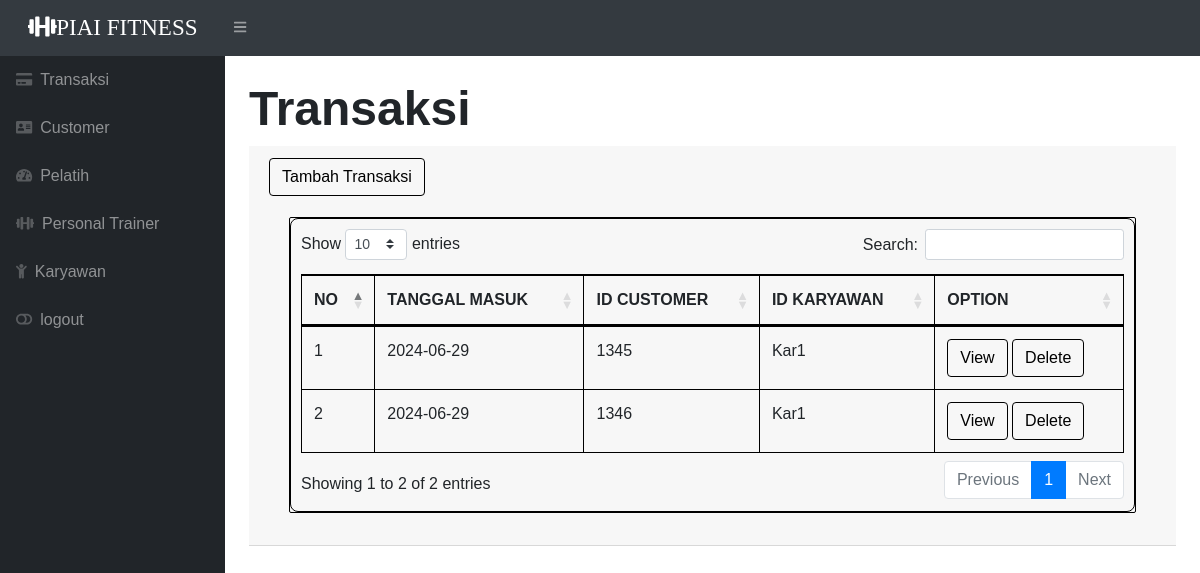
The page / on the database its author committed.
### tables this page shows
CREATE TABLE `transaksi` (
  `id_invoice` int(100) NOT NULL,
  `tanggal` date NOT NULL DEFAULT current_timestamp(),
  `idcustomer` int(100) NOT NULL,
  `idkaryawan` varchar(100) NOT NULL
);

CREATE TABLE `customer` (
  `idcustomer` int(100) NOT NULL,
  `pelanggan` varchar(15) NOT NULL,
  `nohp` varchar(15) NOT NULL,
  `alamat` varchar(15) NOT NULL,
  `idperiode` varchar(20) NOT NULL,
  `jumlah` int(10) NOT NULL,
  `idpelatih` varchar(15) NOT NULL,
  `total_harga` decimal(10,2) NOT NULL
);

### index.php (the view, shortened to what this page needs)
<?php
require 'function.php';
?>
<!DOCTYPE html>
<html lang="en">
    <head>
        <link href="css/styles.css" rel="stylesheet" />
        <link href="https://cdn.datatables.net/1.10.20/css/dataTables.bootstrap4.min.css" rel="stylesheet" />
    </head>
    <body class="sb-nav-fixed">
        <nav class="sb-topnav navbar navbar-expand navbar-dark bg-dark">
        <div class="navbar-brand"><i class="fa fa-dumbbell"></i>PIAI FITNESS</div>
            <button class="btn btn-link btn-sm order-1 order-lg-0" id="sidebarToggle" href="#"><i class="fas fa-bars"></i></button>
        </nav>
        <div id="layoutSidenav">
            <div id="layoutSidenav_nav">
                <nav class="sb-sidenav accordion sb-sidenav-dark" id="sidenavAccordion">
                    <div class="sb-sidenav-menu">
                        <div class="nav">
                            <a class="nav-link" href="index.php">
                                <div class="sb-nav-link-icon"><i class="fa fa-credit-card"></i></div>
                                Transaksi
                            </a>
                            <a class="nav-link" href="customer.php">
                                <div class="sb-nav-link-icon"><i class="fas fa-address-card"></i></div>
                                Customer
                            </a>
                            <a class="nav-link" href="pelatih.php">
                                <div class="sb-nav-link-icon"><i class="fas fa-tachometer-alt"></i></div>
                                Pelatih
                            </a>
                            <a class="nav-link" href="personaltrainer.php">
                                <div class="sb-nav-link-icon"><i class="fas fa-dumbbell"></i></div>
                                Personal Trainer
                            </a>
                            <a class="nav-link" href="karyawan.php">
                                <div class="sb-nav-link-icon"><i class="fas fa-child"></i></div>
                                Karyawan
                            </a>
                            <a class="nav-link" href="login.php">
                                <div class="sb-nav-link-icon"><i class="fas fa-toggle-off"></i></div>
                                logout
                            </a>
                        </div>
                </nav>
            </div>
            <div id="layoutSidenav_content">
                <main>
                    <div class="container-fluid">
                    <h1 class="mt-4 custom-heading">Transaksi</h1>
                            <div class="card-header">
                                <button type="button" class="btn btn-outline-primary" data-toggle="modal" data-target="#myModal"style="color: black; border-color: black;">
                                Tambah Transaksi
                                </button>
                                <div class="card-body">
                                    <div class="table-responsive">
                                        <div class="table-container">
                                         <div class="table-content">
                                        <table class="table table-bordered" id="dataTable" width="100%" cellspacing="0">
                                            <thead>
                                            <tr>
                                                <th>NO</th>
                                                <th>TANGGAL MASUK</th>
                                                <th>ID CUSTOMER</th>
                                                <th>ID KARYAWAN</th>
                                                <th>OPTION</th>
                                            </tr>
                                        </thead>
                                        <tbody>
                                            <?php
                                            $i = 1;
                                            $ambilsemuadatatransaksi = mysqli_query($conn, "SELECT * FROM transaksi INNER JOIN customer ON transaksi.idcustomer = customer.idcustomer");
                                            while ($data = mysqli_fetch_array($ambilsemuadatatransaksi)) {
                                                $idi = $data['id_invoice'];
                                                $tanggal = $data['tanggal'];
                                                $idcustomer = $data['idcustomer'];
                                                $idkaryawan = $data['idkaryawan'];
                                                ?>
                                                <tr>
                                                    <td><?php echo $i++; ?></td>
                                                    <td><?php echo $tanggal; ?></td>
                                                    <td><?php echo $idcustomer; ?></td>
                                                    <td><?php echo $idkaryawan; ?></td>
                                                    <td>
                                                    <button type="button" class="btn btn-outline-info" data-toggle="modal" data-target="#view<?php echo $idi; ?>" style="color: black; border-color: black;">
                                                        View
                                                    </button>
                                                    <button type="button" class="btn btn-outline-danger" data-toggle="modal" data-target="#delete<?php echo $idi; ?>" style="color: black; border-color: black;">
                                                        Delete
                                                    </button>
                                                    </td>
                                                </tr>
                                                    </div>
                                                </div>
                                            <?php
                                            }
                                            ?>
                                        </div>
                                    </div>
                                </div>
                            </div>
            </body>
        </html>

### index.php (style rules this page uses)
* { padding: 0; margin: 0; box-sizing: border-box; }
body { min-height:100vh; background: url("https://images.pexels.com/photos/669576/pexels-photo-669576.jpeg?auto=compress&cs=tinysrgb&w=1260&h=750&dpr=1") no-repeat center center/cover; font-family: sans-serif; background-size: cover; background-position: center; backdrop-filter: blur(5px) }
.table-container { overflow: hidden; position: relative; border-radius: 2px; margin-top: 1px; border: 1px solid black; }
.table-container::after { content: ""; position: absolute; top: 0; left: 0; width: 100%; height: 100%; border-radius: 10px; box-sizing: border-box; pointer-events: none; }
.table-content { border: 1px solid black; padding: 10px; border-radius: 8px; }
.custom-heading { font-family: georgia, sans-serif; font-size: 3rem; font-weight: bold; color: solid black; margin-top: 40px; }
.table-bordered, .table-bordered th, .table-bordered td { border-color: black !important; }
.navbar-brand { display: inline-block; text-align: center; text-decoration: none; color: #333; font-family: Georgia, serif; font-size: 23px; width: 1000px; }

### rows shown on the page
transaksi: tanggal "2024-06-29", idcustomer.idcustomer "1345", idkaryawan "Kar1"
transaksi: tanggal "2024-06-29", idcustomer.idcustomer "1346", idkaryawan "Kar1"
